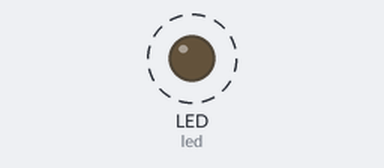
Bench run of a program on a simulated ESP32 board running CircuitPython. Parts: output pins drawn as LEDs (lit = HIGH). Dashed ring = blinking.

Above: at 0.2 s.
Timing chart, 0 to 3.0 s (numbered marks = the images above):
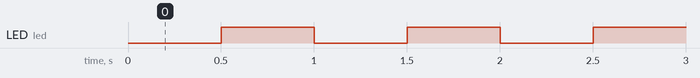

The program:

step1_blink.py
```python
# maurizio.conti@fablabromagna.org
# Vibe coding 2026
#

import time
import board
import digitalio

# In molte build per XIAO ESP32-C6 esiste board.LED
try:
    led_pin = board.LED
except AttributeError:
    # fallback coerente con lo schema/indicazioni: USER LED su GPIO15
    led_pin = board.GPIO15

led = digitalio.DigitalInOut(led_pin)
led.direction = digitalio.Direction.OUTPUT

while True:
    led.value = False   # ON (attivo basso)
    time.sleep(0.5)
    led.value = True    # OFF
    time.sleep(0.5)
```

Measured:
- by itself, LED (led): alternates HIGH for 0.50 s and LOW for 0.50 s
